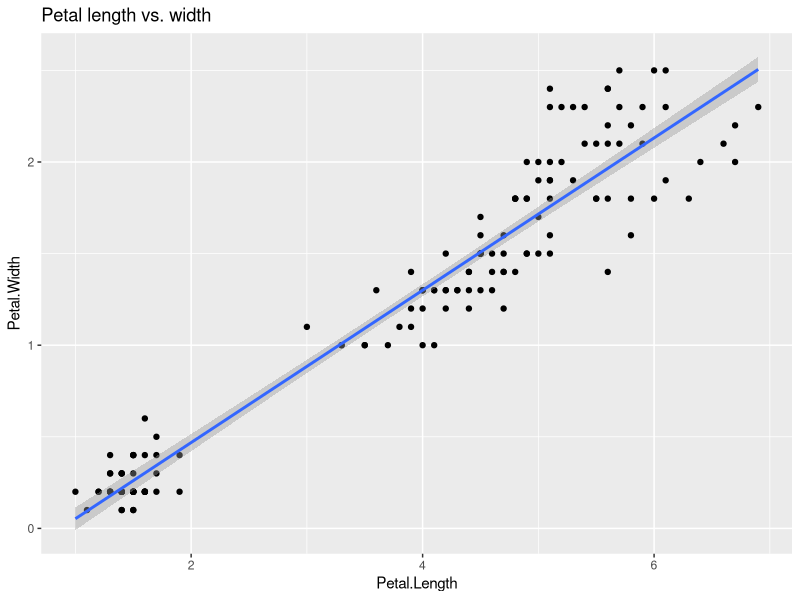

Recreate this plot in R.
# length <- iris$Petal.Length
# width <- iris$Petal.Width
# cor(length, width)
# plot(
#   length,
#   width,
#   main = "Petal length vs. width")
# model <- lm(width ~ length)
# lines(
#   x = length,
#   y = model$fitted,
#   col="red",
#   lwd = 1)
# summary(model)
# install.packages("ggplot2")
library(ggplot2)
ggplot(
  iris,
  aes(Petal.Length, Petal.Width)) +
geom_point() +
geom_smooth(
  aes(Petal.Length, Petal.Width, group = 1),
  method = "lm") +
ggtitle("Petal length vs. width")